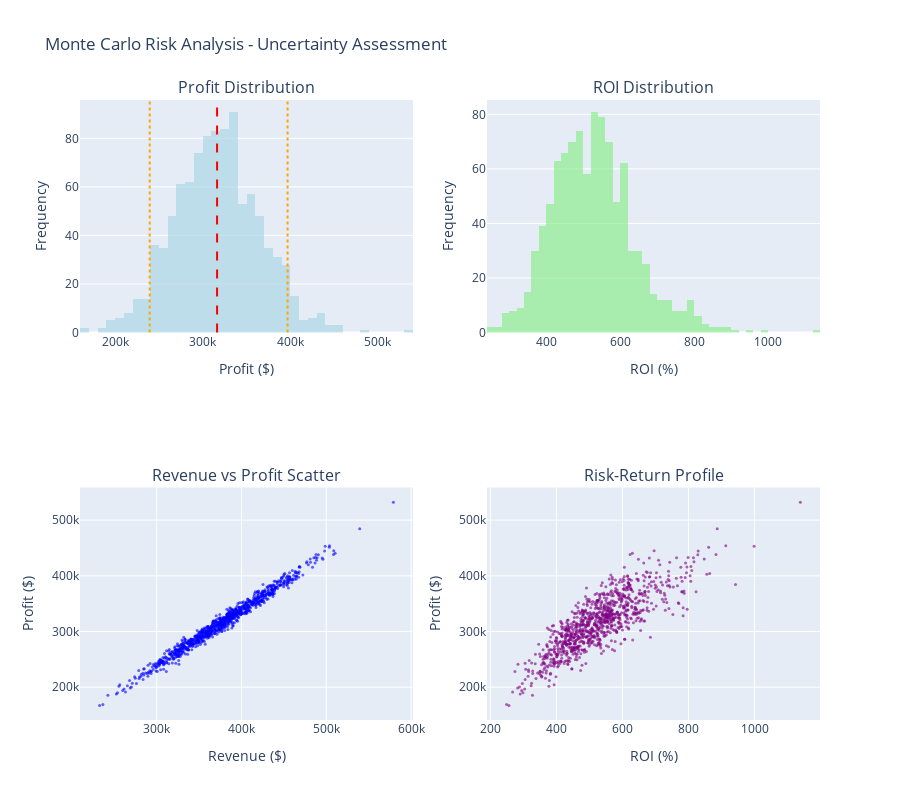

The notebook cell saved with this chart:
### Code cell
# Visualize Monte Carlo results
if optimization_result['success'] and 'mc_results' in locals():
    fig = make_subplots(
        rows=2, cols=2,
        subplot_titles=[
            'Profit Distribution',
            'ROI Distribution', 
            'Revenue vs Profit Scatter',
            'Risk-Return Profile'
        ]
    )
    
    # 1. Profit distribution histogram
    fig.add_trace(
        go.Histogram(
            x=mc_results['simulation_data']['profits'],
            nbinsx=50,
            marker_color='lightblue',
            opacity=0.7
        ),
        row=1, col=1
    )
    
    # Add mean and confidence interval lines - Fixed keys to use plural forms
    profit_mean = mc_results['statistics']['profits']['mean']
    profit_p5 = mc_results['statistics']['profits']['p5']
    profit_p95 = mc_results['statistics']['profits']['p95']
    
    fig.add_vline(x=profit_mean, line_dash="dash", line_color="red", row=1, col=1)
    fig.add_vline(x=profit_p5, line_dash="dot", line_color="orange", row=1, col=1)
    fig.add_vline(x=profit_p95, line_dash="dot", line_color="orange", row=1, col=1)
    
    # 2. ROI distribution histogram
    fig.add_trace(
        go.Histogram(
            x=mc_results['simulation_data']['rois'],
            nbinsx=50,
            marker_color='lightgreen',
            opacity=0.7
        ),
        row=1, col=2
    )
    
    # 3. Revenue vs Profit scatter
    fig.add_trace(
        go.Scatter(
            x=mc_results['simulation_data']['revenues'],
            y=mc_results['simulation_data']['profits'],
            mode='markers',
            marker=dict(size=3, color='blue', opacity=0.6)
        ),
        row=2, col=1
    )
    
    # 4. Risk-Return profile (ROI vs Profit)
    fig.add_trace(
        go.Scatter(
            x=mc_results['simulation_data']['rois'],
            y=mc_results['simulation_data']['profits'],
            mode='markers',
            marker=dict(size=3, color='purple', opacity=0.6)
        ),
        row=2, col=2
    )
    
    fig.update_layout(
        title_text="Monte Carlo Risk Analysis - Uncertainty Assessment",
        height=800,
        showlegend=False
    )
    
    fig.update_xaxes(title_text="Profit ($)", row=1, col=1)
    fig.update_yaxes(title_text="Frequency", row=1, col=1)
    fig.update_xaxes(title_text="ROI (%)", row=1, col=2)
    fig.update_yaxes(title_text="Frequency", row=1, col=2)
    fig.update_xaxes(title_text="Revenue ($)", row=2, col=1)
    fig.update_yaxes(title_text="Profit ($)", row=2, col=1)
    fig.update_xaxes(title_text="ROI (%)", row=2, col=2)
    fig.update_yaxes(title_text="Profit ($)", row=2, col=2)
    
    fig.show()
    
    print(f"\n💡 MONTE CARLO INSIGHTS:")
    # Fixed: Use plural keys that match the statistics dictionary
    print(f"  1. PROFIT VARIABILITY: Expected profit ${profit_mean:,.0f} ± ${mc_results['statistics']['profits']['std']:,.0f}")
    print(f"  2. DOWNSIDE PROTECTION: 95% confidence of profit above ${profit_p5:,.0f}")
    print(f"  3. UPSIDE POTENTIAL: 5% chance of profit above ${profit_p95:,.0f}")
    # Get risk_metrics from the previous cell's results
    if 'risk_metrics' in locals():
        print(f"  4. RISK TOLERANCE: {risk_metrics['probability_of_loss']:.1%} chance of loss acceptable for most strategies")
    else:
        print(f"  4. RISK TOLERANCE: {mc_results['risk_metrics']['probability_of_loss']:.1%} chance of loss acceptable for most strategies")

### Figure 1 — Plotly figure (JSON) as saved in the notebook; plotly's stock layout.template omitted (floating-point values rounded to 4 significant figures; data arrays with more than 128 entries replaced by an {"elided": "..."} marker saying what was removed)
{"data": [{"marker": {"color": "lightblue"}, "nbinsx": 50, "opacity": 0.7, "type": "histogram", "x": {"elided": "1000 float values"}, "xaxis": "x", "yaxis": "y"}, {"marker": {"color": "lightgreen"}, "nbinsx": 50, "opacity": 0.7, "type": "histogram", "x": {"elided": "1000 float values"}, "xaxis": "x2", "yaxis": "y2"}, {"marker": {"color": "blue", "opacity": 0.6, "size": 3}, "mode": "markers", "type": "scatter", "x": {"elided": "1000 float values"}, "xaxis": "x3", "y": {"elided": "1000 float values"}, "yaxis": "y3"}, {"marker": {"color": "purple", "opacity": 0.6, "size": 3}, "mode": "markers", "type": "scatter", "x": {"elided": "1000 float values"}, "xaxis": "x4", "y": {"elided": "1000 float values"}, "yaxis": "y4"}], "layout": {"annotations": [{"font": {"size": 16}, "showarrow": false, "text": "Profit Distribution", "x": 0.225, "xanchor": "center", "xref": "paper", "y": 1, "yanchor": "bottom", "yref": "paper"}, {"font": {"size": 16}, "showarrow": false, "text": "ROI Distribution", "x": 0.775, "xanchor": "center", "xref": "paper", "y": 1, "yanchor": "bottom", "yref": "paper"}, {"font": {"size": 16}, "showarrow": false, "text": "Revenue vs Profit Scatter", "x": 0.225, "xanchor": "center", "xref": "paper", "y": 0.375, "yanchor": "bottom", "yref": "paper"}, {"font": {"size": 16}, "showarrow": false, "text": "Risk-Return Profile", "x": 0.775, "xanchor": "center", "xref": "paper", "y": 0.375, "yanchor": "bottom", "yref": "paper"}], "height": 800, "shapes": [{"line": {"color": "red", "dash": "dash"}, "type": "line", "x0": 316400.0, "x1": 316400.0, "xref": "x", "y0": 0, "y1": 1, "yref": "y domain"}, {"line": {"color": "orange", "dash": "dot"}, "type": "line", "x0": 239500.0, "x1": 239500.0, "xref": "x", "y0": 0, "y1": 1, "yref": "y domain"}, {"line": {"color": "orange", "dash": "dot"}, "type": "line", "x0": 396900.0, "x1": 396900.0, "xref": "x", "y0": 0, "y1": 1, "yref": "y domain"}], "showlegend": false, "title": {"text": "Monte Carlo Risk Analysis - Uncertainty Assessment"}, "xaxis": {"anchor": "y", "domain": [0, 0.45], "title": {"text": "Profit ($)"}}, "xaxis2": {"anchor": "y2", "domain": [0.55, 1], "title": {"text": "ROI (%)"}}, "xaxis3": {"anchor": "y3", "domain": [0, 0.45], "title": {"text": "Revenue ($)"}}, "xaxis4": {"anchor": "y4", "domain": [0.55, 1], "title": {"text": "ROI (%)"}}, "yaxis": {"anchor": "x", "domain": [0.625, 1], "title": {"text": "Frequency"}}, "yaxis2": {"anchor": "x2", "domain": [0.625, 1], "title": {"text": "Frequency"}}, "yaxis3": {"anchor": "x3", "domain": [0, 0.375], "title": {"text": "Profit ($)"}}, "yaxis4": {"anchor": "x4", "domain": [0, 0.375], "title": {"text": "Profit ($)"}}}}
